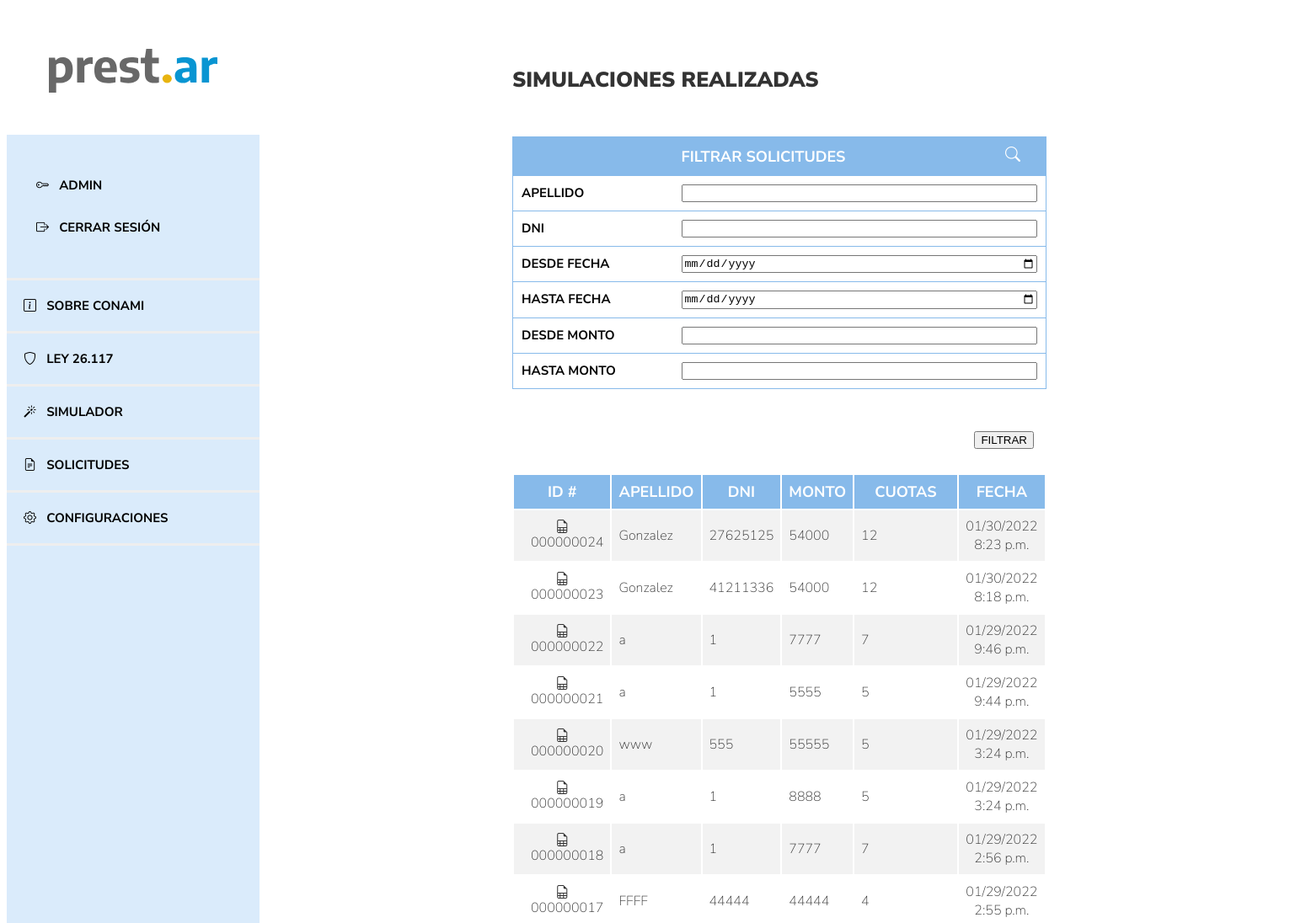
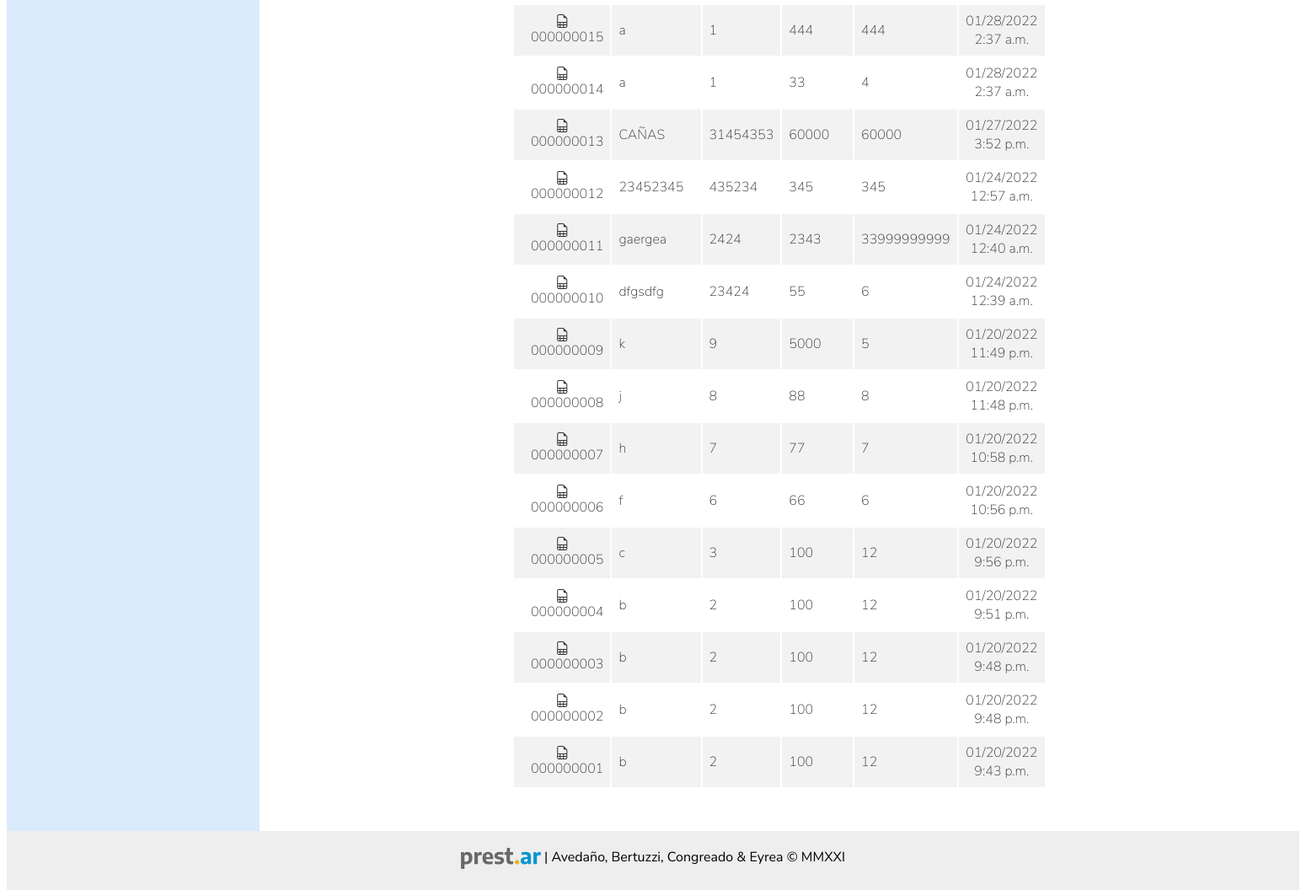
Screenshot of /simulador/list/ (signed in) with the database file from the repository (2 pictures, top to bottom).
### accounts/models.py (models this page shows, shortened)
class Emprendedor(AbstractUser):
    GENEROS_LISTA = [
        ('F', 'Femenino'),
        ('M', 'Masculino'),
        ('X', 'Otre'),
    ]
    IDENTIDAD_LISTA = [
        ('Mujer cis', 'Mujer'),
        ('Hombre cis', 'Hombre'),
        ('Mujer trans', 'Mujer trans'),
        ('Hombre trans', 'Hombre trans'),
        ('No binarie', 'No binarie'),
        ('No declara', 'Prefiero no decir'),
    ]
    ESTADO_CIVIL = [
        ('Soltero', 'Soltero'),
        ('Casado', 'Casado'),
        ('Divorciado', 'Dovorciado'),
        ('Viudo', 'Viudo'),
        ('Concubinato', 'Concubinato'),
        ('Unión Civil', 'Unión civil'),
    ]
    NIVEL_EDUCATIVO = [
        ('Primario incompleto', 'Primario incompleto'),
        ('Primario Completo', 'Primario completo'),
        ('Primario completo', 'Secundario incompleto'),
        ('Secundario completo', 'Secundario completo'),
        ('Terciario incompleto', 'Terciario incompleto'),
        ('Terciario completo', 'Terciario completo'),
        ('Universitario incompleto', 'Universitario incompleto'),
        ('Universitario completo', 'Universitario completo'),
    ]
    nombre = models.CharField(max_length=200, null=True)
    apellido = models.CharField(max_length=200, null=True)
    genero = models.CharField(max_length=200, choices=GENEROS_LISTA)
    identidad = models.CharField(
        max_length=200, choices=IDENTIDAD_LISTA, blank=True, null=True)
    dni = models.IntegerField(null=True)
    fec_nac = models.DateField(null=True)
    estado_civil = models.CharField(
        max_length=200, choices=ESTADO_CIVIL, null=True)
    telefono = models.IntegerField(null=True)
    celular = models.BooleanField(default=True)
    email = models.CharField(max_length=200, null=True)
    educacion = models.CharField(
        max_length=200, choices=NIVEL_EDUCATIVO, null=True)
    provincia = models.CharField(max_length=20)
    domicilio = models.ForeignKey(
        "prestamos.Domicilio", on_delete=models.CASCADE)

### prestamos/models.py (models this page shows, shortened)
class Simulacion(models.Model):
    smvm = models.ForeignKey(
        SMVM, on_delete=models.CASCADE, null=True, default=1)
    author = models.ForeignKey(
        settings.AUTH_USER_MODEL, on_delete=models.CASCADE, null=True)  # Acá tiene que quedar el null=True porque se tiene que poder hacer simulaciones sin registrarse
    nombre = models.CharField(max_length=200)
    apellido = models.CharField(max_length=200)
    dni = models.IntegerField(validators=[
                              MaxValueValidator(99999999)])
    importe_solicitado = models.PositiveIntegerField()
    created_date = models.DateTimeField(
        default=timezone.now)
    tasa_anual = models.ForeignKey(
        TasaInteres, on_delete=models.CASCADE, null=True, default=1)
    cant_cuotas = models.SmallIntegerField()
    telefono = models.CharField(max_length=200)
    email = models.CharField(max_length=200)
    cuota_final = models.DecimalField(
        decimal_places=2, max_digits=9, null=True)
    def calculo_cuota(self):
        interes = int(self.tasa_anual.tasa)/100
        calculo_cuota = round(self.importe_solicitado*(interes/12) /
                              (1-(1+(interes/12))**(-self.cant_cuotas)), 2)
        return round(calculo_cuota, 2)

### prestamos/views.py (the view)
# urls.py: path('simulador/list/', views.simulaciones_list, name='simulaciones_list'),
def simulaciones_list(request):
    simulaciones = SimulacionFilter(
        request.GET, queryset=Simulacion.objects.order_by('-created_date'))
    return render(request, 'simulador/simulaciones_list.html', {'filter': simulaciones})

### prestamos/models.py (called while the page is built)
    def __str__(self):
        return '{}'.format(self.tasa)

### prestamos/templates/simulador/simulaciones_list.html (shortened to what this page needs)
{% extends 'base.html' %}
{% block content %}
<header>
	<span>SIMULACIONES REALIZADAS</span>
</header>
<main>
	{% if user.is_authenticated %}
	<form method="GET">
		<div class="caja">
			<div class="grid-item titulo mayus">
				<span>FILTRAR SOLICITUDES<i style="float:right; padding-right:20px" class="bi bi-search"></i></span>
			</div>
			<div class="grid-item texto" value="APELLIDO">APELLIDO</div>
			<div class="grid-item" value="SIMULACION">{{ filter.form.apellido }}</div>
			<div class="grid-item texto" value="DNI">DNI</div>
			<div class="grid-item" value="SIMULACION">{{ filter.form.dni }}</div>
			<div class="grid-item texto" value="created_date">DESDE FECHA</div>
			<div class="grid-item" value="SIMULACION">{{ filter.form.start_date }}</div>
			<div class="grid-item texto" value="created_date">HASTA FECHA</div>
			<div class="grid-item" value="SIMULACION"> {{ filter.form.end_date }}</div>
			<div class="grid-item texto" value="created_date">DESDE MONTO</div>
			<div class="grid-item" value="FECHA">{{ filter.form.monto_desde }}</div>
			<div class="grid-item texto" value="monto">HASTA MONTO</div>
			<div class="grid-item" value="MONTO">{{ filter.form.monto_hasta }}</div>
		</div>
		<button class="save btn btn-outline-secondary" type="submit" value="FILTRAR">FILTRAR</button>
	</form>
	{% endif %}
	<table id="myTable" class="display">
		<thead>
		<tr class="titulo mayus">
		<th onclick="sortTable(0)">ID #</th>
		<th onclick="sortTable(1)">APELLIDO</th>
		<th onclick="sortTable(2)">DNI</th>
		<th onclick="sortTable(3)">MONTO</th>
		<th onclick="sortTable(4)">CUOTAS</th>
		<th onclick="sortTable(5)">FECHA</th>
		</tr>
		</thead>
		{% for simulacion in filter.qs %}
		<tbody>
		<tr >
		<td style="text-align: center;"><a href="{% url 'simulacion_detail' pk=simulacion.pk %}"><i class="bi bi-file-earmark-spreadsheet"></i>&nbsp;&nbsp;&nbsp;{{ simulacion.id|stringformat:"09d" }}</a></td>
		<td>{{ simulacion.apellido }}</td>
		<td>{{ simulacion.dni }}</td>
		<td>{{ simulacion.importe_solicitado }}</td>
		<td>{{ simulacion.cant_cuotas }}</td>
		<td style="text-align: center;">{{ simulacion.created_date|date:"SHORT_DATETIME_FORMAT" }}</td>
		</tr>
		</tbody>
		{% empty %}
			<div class="grid-item texto">NO HAY RESULTADOS PARA LA BÚSQUEDA</div>
	  {% endfor %}
	  </table>
</main>
{% endblock %}

### templates/base.html (shortened to what this page needs)
{% load static %}
<html>
  <head>
    <link rel="stylesheet" href="https://cdn.jsdelivr.net/npm/bootstrap-icons@1.7.2/font/bootstrap-icons.css">
    <link rel="stylesheet" href="{% static 'css/prestamos.css' %}">
    <link rel="stylesheet" href="{% static 'css/style.css' %}">
  </head>
<body>
  <nav class="navigation">
    <ul class="menu mainmenu">
        <div class="menuheader"><img style="width: 200px" src="/static/img/prestar_negro.svg" alt="Prest.Ar"></div>
        <div class="menu menufooter">
          {% if user.is_staff %}
          <p class="mayus"><i class="bi bi-key"></i>&nbsp;&nbsp;&nbsp;{{ user.nombre }}</p>
          <p><a href="{% url 'logout' %}"><i class="bi bi-box-arrow-right"></i>&nbsp;&nbsp;&nbsp;CERRAR SESIÓN</span></a></p>
          {% elif user.is_authenticated %}
          <p class="mayus"><i class="bi bi-person"></i>&nbsp;&nbsp;&nbsp;{{ user.nombre }}</p>
          <p><a href="{% url 'logout' %}"><i class="bi bi-box-arrow-right"></i>&nbsp;&nbsp;&nbsp;CERRAR SESIÓN</span></a></p>
          {% else %}
          <div><i class="bi bi-question-square"></i>&nbsp;&nbsp;&nbsp;USUARIO ANÓNIMO</div>
          <p><a href="{% url 'login' %}"><i class="bi bi-box-arrow-in-right"></i>&nbsp;&nbsp;&nbsp;ACCEDER</a></p>
          {% endif %}
        </div>
        <li><a href="{% url 'sobre_conami' %}"><div class="botones button1"><i class="bi bi-info-square"></i>&nbsp;&nbsp;&nbsp;SOBRE CONAMI</div></a></li>
        <li><a target="_blank" href="http://servicios.infoleg.gob.ar/infolegInternet/anexos/115000-119999/118062/norma.htm"><div class="botones button4"><i class="bi bi-shield"></i></i>&nbsp;&nbsp;&nbsp;LEY 26.117</div></a></li>
        <li><a href="{% url 'sim_index' %}"><div class="botones button2"><i class="bi bi-magic"></i>&nbsp;&nbsp;&nbsp;SIMULADOR</div></a>
        </li>
      {% if user.is_authenticated %}
        <li><div class="botones button2"><i class="bi bi-file-earmark-text"></i>&nbsp;&nbsp;&nbsp;SOLICITUDES</div>
        </li>
      {% endif %}
      {% if user.is_staff %}
        <li><div class="botones button5"><i class="bi bi-gear"></i>&nbsp;&nbsp;&nbsp;CONFIGURACIONES</div>
        </li>
      {% endif %}
    </ul>
  </nav>
  {% block content %}
  {% endblock %}
  <footer>
    <div style="padding-top:20px"><img style="vertical-align:middle" src="/static/img/prestar_negro_CHICO.png" alt="Prest.Ar"> | Avedaño, Bertuzzi, Congreado & Eyrea © MMXXI</div>
  </footer>
  </body>
</html>

### static/css/prestamos.css (style rules this page uses)
.save { float: right; }
html { height: 100%; }
body { min-height: 100%; font-family: "Nunito Sans", sans-serif; display: grid; grid-template: "menu header" "menu main" "menu main" "footer footer" / 300px 1fr; }
a { color: inherit; text-decoration: none; }
.menu { display: grid; grid-template-areas: "header" "button1" "button2" "button3" "button4" "button5" "button6"; font-family: "Nunito Sans", sans-serif; font-weight: bold; }
.menuheader { grid-area: header; padding: 70px; text-align: center; font-size: 20px; background-color: #ffffff; }
.botones { text-align: center; padding: 20px; font-size: 15px; }
.button1 { grid-area: button1; border-bottom: solid #eeeeee; }
.button2 { grid-area: button2; border-bottom: solid #eeeeee; }
.button4 { grid-area: button4; border-bottom: solid #eeeeee; }
.button5 { grid-area: button5; border-bottom: solid #eeeeee; }
nav { grid-area: menu; background-color: #daebfb; }
header { grid-area: header; font-size: 40px; padding: 70px; text-align: center; }
footer { grid-area: footer; text-align: center; background-color: #eeeeee; height: 20px; }
main { grid-area: main; padding-bottom: 150px; padding-left: 100px; padding-right: 300px; }
form { margin-bottom: 100px; }
.caja { display: grid; grid-template-columns: 30% 70%; border: 1px solid #87baea; }
.grid-item { padding: 10px; border-top: 1px solid #87baea; display: grid; align-items: left; }
.titulo { text-align: center; font-size: 20px; font-weight: bold; color: white; background-color: #87baea; grid-column-start: 1; grid-column-end: 3; }
.texto { font-size: 15px; font-weight: bold; }

### static/css/style.css (style rules this page uses)
html { height: 100%; }
body { min-height: 100%; font-family: "Nunito Sans", sans-serif !important; display: grid; grid-template: "menu header" "menu main" "menu main" "footer footer" / 300px 1fr; }
a { color: inherit; text-decoration: none; }
.menu { display: grid; grid-template-areas: "header" "button1" "button2" "button3" "button4" "button5" "button6"; font-family: "Nunito Sans", sans-serif; font-weight: bold; text-decoration: none; list-style: none; }
.menuheader { grid-area: header; padding: 50px 25px 50px 25px; text-align: center; font-size: 20px; background-color: #ffffff; }
.menufooter { padding: 35px 35px 35px 35px; text-align: left; font-size: 15px; }
.botones { text-align: left; padding: 20px; font-size: 15px; }
.button1 { grid-area: button1; border-top: solid #eeeeee; border-bottom: solid #eeeeee; }
.button2 { grid-area: button2; border-bottom: solid #eeeeee; }
.button4 { grid-area: button4; border-bottom: solid #eeeeee; }
.button5 { grid-area: button5; border-bottom: solid #eeeeee; }
nav { grid-area: menu; background-color: #daebfb; min-height: 900px; }
header { grid-area: header; font-size: 25px; padding: 70px 70px 50px 300px; text-align: left; font-weight: 900; color: #333; }
footer { grid-area: footer; text-align: center; background-color: #eeeeee; height: 70px; bottom: 0px; }
main { grid-area: main; padding-bottom: 50px; padding-left: 300px; padding-right: 300px; }
.caja { margin-bottom: 50px; display: grid; grid-template-columns: 30% 70%; border: 1px solid #87baea; }
.grid-item { padding: 10px; border-top: 1px solid #87baea; display: grid; align-items: left; font-size: 15px; }
.titulo { text-align: center; font-size: 18px; font-weight: bold; color: white; background-color: #87baea; grid-column-start: 1; grid-column-end: 3; }
.texto { font-size: 15px; font-weight: bold; }
.save { margin-right: 15px; }
.mayus { text-transform: uppercase; }
html, body { font-family: Arial, Helvetica, sans-serif; }
.navigation { width: 300px; }
.mainmenu, .submenu { padding: 0; margin: 0; }
table { width: 100%; color: #333; }
th { padding: 8px; }
td { text-align: left; padding: 8px; font-weight: lighter; }
tbody:nth-child(even) { background-color: #f2f2f2; }

### rows the page displays
Emprendedor: nombre "ADMIN"
Simulacion: id "000000024", apellido "Gonzalez", dni "27625125", importe_solicitado "54000", cant_cuotas "12", created_date "01/30/2022 8:23 p.m."
Simulacion: id "000000023", apellido "Gonzalez", dni "41211336", importe_solicitado "54000", cant_cuotas "12", created_date "01/30/2022 8:18 p.m."
Simulacion: id "000000022", apellido "a", dni "1", importe_solicitado "7777", cant_cuotas "7", created_date "01/29/2022 9:46 p.m."
Simulacion: id "000000021", apellido "a", dni "1", importe_solicitado "5555", cant_cuotas "5", created_date "01/29/2022 9:44 p.m."
Simulacion: id "000000020", apellido "www", dni "555", importe_solicitado "55555", cant_cuotas "5", created_date "01/29/2022 3:24 p.m."
Simulacion: id "000000019", apellido "a", dni "1", importe_solicitado "8888", cant_cuotas "5", created_date "01/29/2022 3:24 p.m."
Simulacion: id "000000018", apellido "a", dni "1", importe_solicitado "7777", cant_cuotas "7", created_date "01/29/2022 2:56 p.m."
Simulacion: id "000000017", apellido "FFFF", dni "44444", importe_solicitado "44444", cant_cuotas "4", created_date "01/29/2022 2:55 p.m."
Simulacion: id "000000015", apellido "a", dni "1", importe_solicitado "444", cant_cuotas "444", created_date "01/28/2022 2:37 a.m."
Simulacion: id "000000014", apellido "a", dni "1", importe_solicitado "33", cant_cuotas "4", created_date "01/28/2022 2:37 a.m."
Simulacion: id "000000013", apellido "CAÑAS", dni "31454353", importe_solicitado "60000", cant_cuotas "60000", created_date "01/27/2022 3:52 p.m."
Simulacion: id "000000012", apellido "23452345", dni "435234", importe_solicitado "345", cant_cuotas "345", created_date "01/24/2022 12:57 a.m."
Simulacion: id "000000011", apellido "gaergea", dni "2424", importe_solicitado "2343", cant_cuotas "33999999999", created_date "01/24/2022 12:40 a.m."
Simulacion: id "000000010", apellido "dfgsdfg", dni "23424", importe_solicitado "55", cant_cuotas "6", created_date "01/24/2022 12:39 a.m."
Simulacion: id "000000009", apellido "k", dni "9", importe_solicitado "5000", cant_cuotas "5", created_date "01/20/2022 11:49 p.m."
Simulacion: id "000000008", apellido "j", dni "8", importe_solicitado "88", cant_cuotas "8", created_date "01/20/2022 11:48 p.m."
Simulacion: id "000000007", apellido "h", dni "7", importe_solicitado "77", cant_cuotas "7", created_date "01/20/2022 10:58 p.m."
Simulacion: id "000000006", apellido "f", dni "6", importe_solicitado "66", cant_cuotas "6", created_date "01/20/2022 10:56 p.m."
Simulacion: id "000000005", apellido "c", dni "3", importe_solicitado "100", cant_cuotas "12", created_date "01/20/2022 9:56 p.m."
Simulacion: id "000000004", apellido "b", dni "2", importe_solicitado "100", cant_cuotas "12", created_date "01/20/2022 9:51 p.m."
Simulacion: id "000000003", apellido "b", dni "2", importe_solicitado "100", cant_cuotas "12", created_date "01/20/2022 9:48 p.m."
Simulacion: id "000000002", apellido "b", dni "2", importe_solicitado "100", cant_cuotas "12", created_date "01/20/2022 9:48 p.m."
Simulacion: id "000000001", apellido "b", dni "2", importe_solicitado "100", cant_cuotas "12", created_date "01/20/2022 9:43 p.m."
